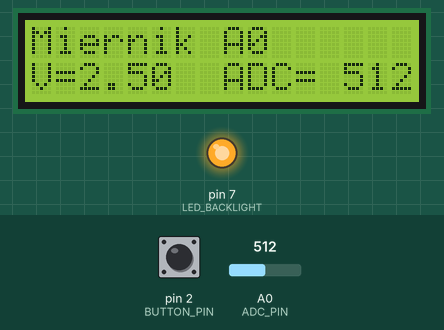
Simulated run of this sketch. Board: Arduino Uno, built with avr-gcc and run on an emulated ATmega328P. Parts: 16×2 character LCD, output pins drawn as LEDs (lit = HIGH). Inputs (shaded band) come from the test bench; at power-on: pin 2 (BUTTON_PIN) HIGH, A0 (ADC_PIN) = 512. What the sketch prints to the serial monitor is not drawn.

Above: at 1.2 s.
1.3 s: pin 2 (BUTTON_PIN) pulled LOW for 0.25 s
At 2.5 s:
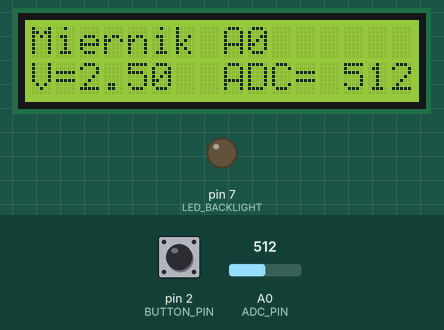
3.0 s: A0 (ADC_PIN) set to 716
At 4.0 s:
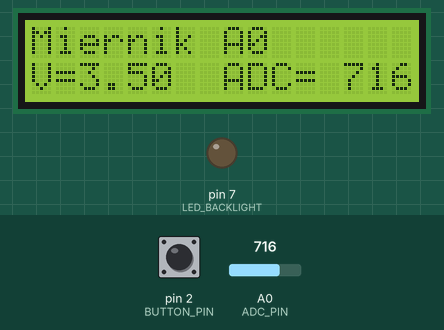
4.5 s: A0 (ADC_PIN) set to 900
At 5.5 s:
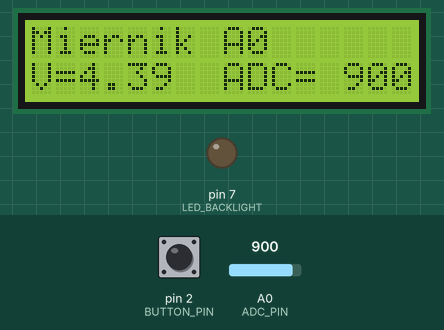
6.1 s: pin 2 (BUTTON_PIN) pulled LOW for 1 s
At 6.9 s:
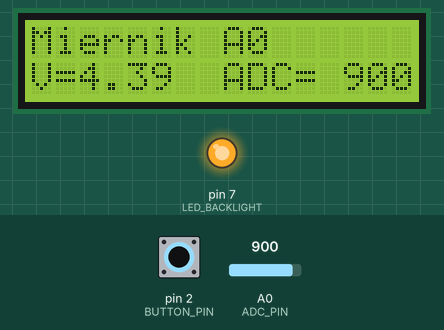
8.6 s: A0 (ADC_PIN) set to 1023
At 9.2 s:
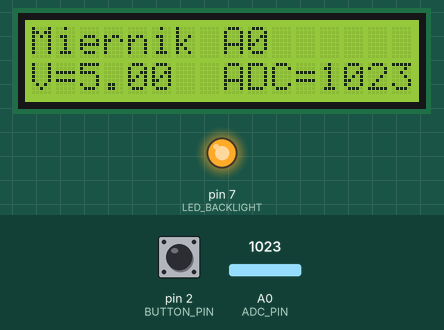
Timing chart, 0 to 11.2 s (numbered marks = the images above; inputs shaded):
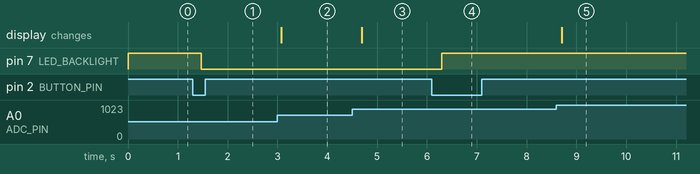

The sketch:

zad2.ino
```cpp
#include <LiquidCrystal.h> //Dołączenie bilbioteki
#define ADC_PIN A0
#define BUTTON_PIN 2
#define LED_BACKLIGHT 7

LiquidCrystal lcd(12, 13, 8, 9, 10, 11); //Informacja o podłączeniu nowego wyświetlacza
int readValue = 0;
char data[100];
char str_vol[6];
int lastVal = 0;
bool isBacklightOn = false;
bool lastBtnState = HIGH;

void backLight(){
  digitalWrite(LED_BACKLIGHT, HIGH);
  isBacklightOn = true;
}

void noBackLight(){
  digitalWrite(LED_BACKLIGHT, LOW);
  isBacklightOn = false;
}

void setup() {
  Serial.begin(9600);
  pinMode(BUTTON_PIN, INPUT_PULLUP);
  pinMode(LED_BACKLIGHT, OUTPUT);
  backLight();
  lcd.begin(16, 2); //Deklaracja typu
  lcd.setCursor(0, 0); //Ustawienie kursora
  lcd.print("Miernik A"); //Wyświetlenie tekstu
  lcd.print((int)ADC_PIN - A0);
}

void loop() {
  bool currentBtnState = digitalRead(BUTTON_PIN);
  if (lastBtnState != currentBtnState) {
      if (digitalRead(BUTTON_PIN) == LOW) {
        if (isBacklightOn) {
          noBackLight();
        }
        else {
          backLight();
        }
      }
    lastBtnState = currentBtnState;
  }

  lcd.setCursor(0, 1); //Ustawienie kursora
  readValue = analogRead(ADC_PIN);
  if (abs(readValue - lastVal) > 4) {
    lastVal = readValue;
    float voltage = readValue * (5.0 / 1024.0);
    dtostrf(voltage, 3, 2, str_vol);
    sprintf(data, "V=%s  ADC=%4d", str_vol, readValue);
    lcd.print(data);
  }
  Serial.print(lastVal * (5.0 / 1024.0));
  Serial.print("\t");
  Serial.print(isBacklightOn);
  Serial.println("");
  delay(200);
}
```

Measured:
- after the input at 1.3 s, pin 7 (LED_BACKLIGHT): HIGH → LOW after 0.17 s
- after the input at 3.0 s, the display: changes after 0.08 s (image 2)
- after the input at 4.5 s, the display: changes after 0.19 s (image 3)
- after the input at 6.1 s, pin 7 (LED_BACKLIGHT): LOW → HIGH after 0.19 s
- after the input at 8.6 s, the display: changes after 0.10 s (image 5)
